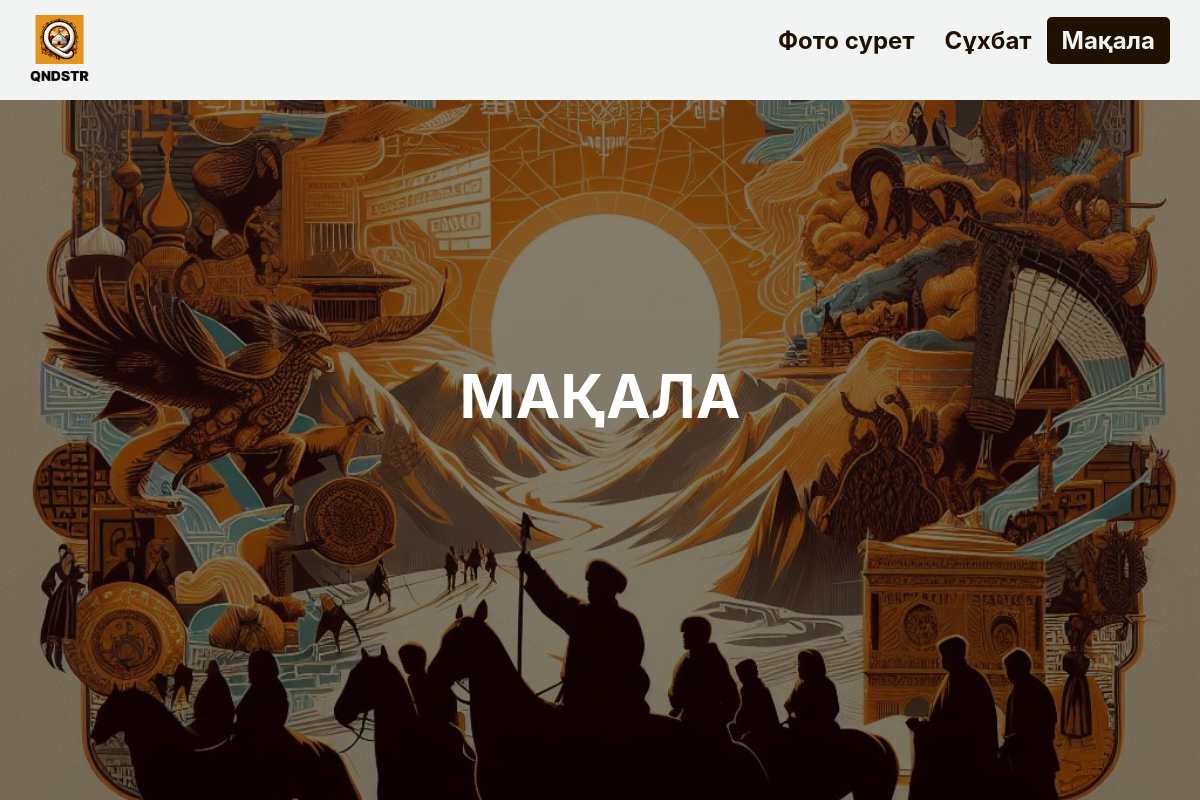
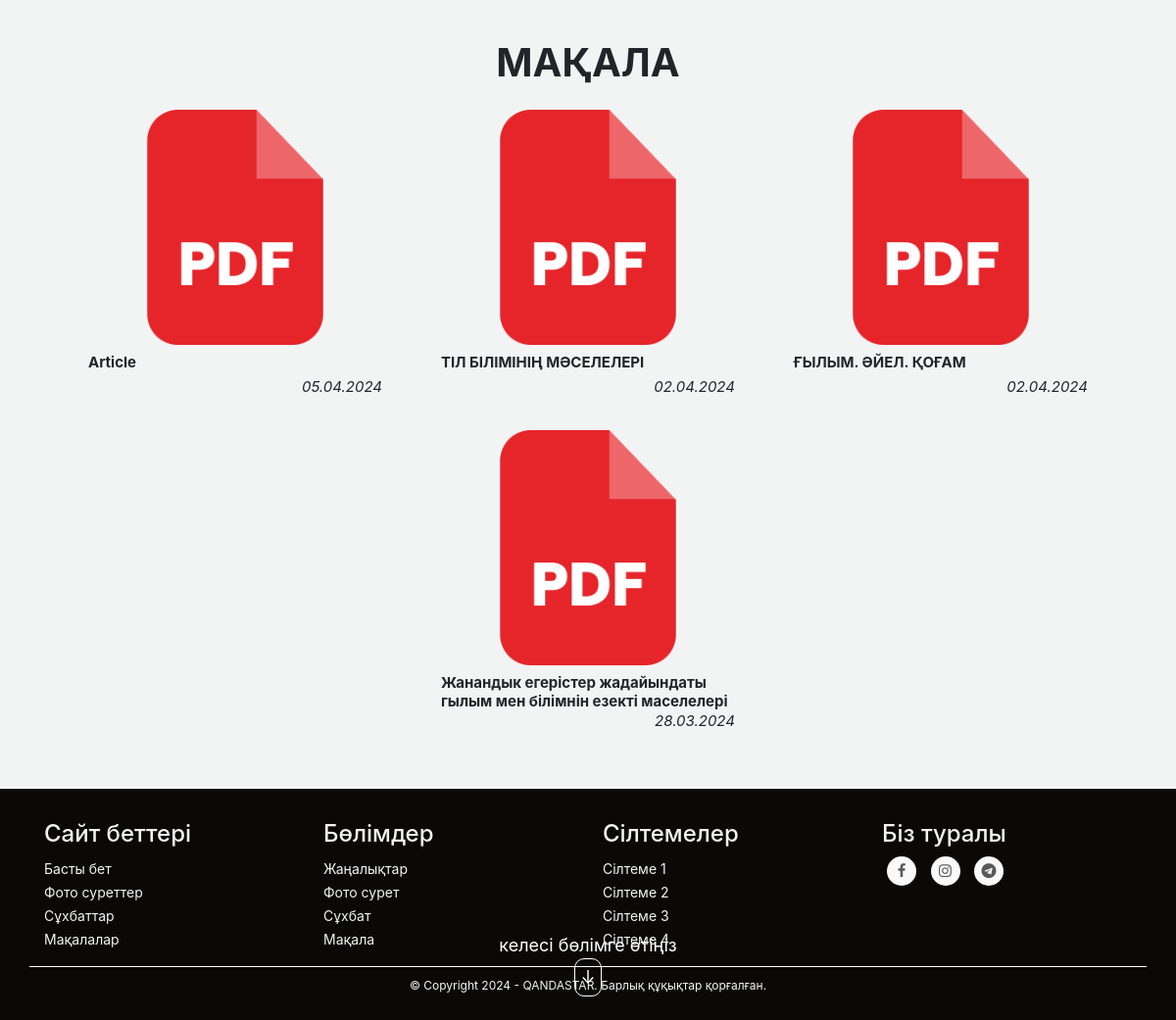
The app's page /article.html with its own data (2 pictures, top to bottom).
### website/models.py (models this page shows)
class Article(models.Model):
    article_file = models.FileField(upload_to='article/')
    nameArticle = models.CharField(max_length=100, blank=True)
    partArticle = models.TextField(blank=True)
    nameAuthor = models.CharField(max_length=100, blank=True)
    categoryArticle = models.ForeignKey(Category, on_delete=models.CASCADE, null=True, blank=True)
    dateOfArticle = models.DateField(blank=True, null=True)
    uploadDateArticle = models.DateTimeField(auto_now_add=True)

### website/views.py (the view)
# urls.py: path('article.html', views.article_view, name='article_view'),
def article_view(request):
    articles = Article.objects.all().order_by('-id')
    return render(request, 'article.html', {'articles': articles})

### website/templates/article.html (shortened to what this page needs)
{% load static %}
<!DOCTYPE html>
<html lang="en">
<head>
    <link rel="stylesheet" href="{% static 'website/article.css' %}">
    <link rel="stylesheet" href="{% static 'website/menu.css' %}">
    <link rel="stylesheet" href="{% static 'website/footer.css' %}">
    <link rel="stylesheet" href="https://cdnjs.cloudflare.com/ajax/libs/font-awesome/5.15.4/css/all.min.css">
    <link rel="stylesheet" type="text/css" href="{% static 'website/slick/slick.css' %}"/>
    <link rel="stylesheet" type="text/css" href="{% static 'website/slick/slick-theme.css' %}"/>
    <link rel="stylesheet" href="{% static 'website/lightzoom_v1.1.0/style.css' %}" type="text/css">
    <link rel="stylesheet" href="https://cdn.plyr.io/3.6.8/plyr.css">
    <link rel="stylesheet" href="https://maxcdn.bootstrapcdn.com/bootstrap/4.1.3/css/bootstrap.min.css">
    <link href="https://maxcdn.bootstrapcdn.com/font-awesome/4.7.0/css/font-awesome.min.css" rel="stylesheet" >
    <link href="https://stackpath.bootstrapcdn.com/bootstrap/4.5.2/css/bootstrap.min.css" rel="stylesheet">
</head>
<body>
    <nav>
        <div class="wrapper" id="wrapper">
          <div class="logo"><a href="main.html" title="Басты бет"></a></div>
          <ul class="nav-links">
            <li><a href="photos.html" title="Фото сурет">Фото сурет</a></li>
            <li><a href="suhbat.html" title="Сұхбат">Сұхбат</a></li>
            <li><a href="article.html" class="active-nav-links" title="Мақала">Мақала</a></li>
          </ul>
        </div>
    </nav>
      <div class="article-first-block">
        <div class="article-first-block-text">
          <h1>МАҚАЛА</h1>
        </div>
        <div class="navigation-to-second-block">
          <span class="text-in-nav">келесі бөлімге өтіңіз</span>
          <a href="#article-gallery" class="next-button scrollToElement" data-target=".article-gallery"><span class="arrow">&#8595;</span></a>
        </div>
      </div>
      <div class="article-gallery" id="article-gallery">
        <div class="article-gallery-title">
            <h1>МАҚАЛА</h1>
        </div>
        <div class="article-gallery-items">
            {% for article in articles %}
            <div class="article-gallery-item-elements">
              <div class="article-fon">
                <img id="icon-pdf" onclick="openDocument('{{ article.article_file.url }}')" src="{% static 'website/photos/icon-pdf.png' %}" alt="">
              </div>
              <div class="article-info">
                <div class="article-info-name">
                  <span id="article-name">{{ article.nameArticle }}</span><br>
                  <span id="article-date">
                    {% if article.dateOfArticle is None %}
                        {{ article.uploadDateArticle | date:"d.m.Y" }}
                    {% else %}
                        {{ article.dateOfArticle | date:"d.m.Y" }}
                    {% endif %}
                  </span>
                </div>
              </div>
            </div>
            {% endfor %}
        </div>
    </div>
    {% include 'footer.html' %}
</body>
</html>

### website/static/website/article.css (style rules this page uses)
body { margin: 0; padding: 0; overflow-x: hidden; }

### website/static/website/menu.css (style rules this page uses)
* { margin: 0; padding: 0; box-sizing: border-box; font-family: Inter, 'Source Sans Pro'; }
nav { position: fixed; z-index: 99; width: 100%; background: #F2F4F3; }
nav .wrapper { position: relative; max-width: 1300px; padding: 0px 30px; height: 100px; line-height: 70px; margin: auto; display: flex; align-items: center; justify-content: space-between; }
.wrapper .logo { height: 70px; width: 70px; background-image: url(photos/logo.png); background-size: cover; }
.wrapper .logo a { display: block; width: 100%; height: 100%; position: relative; top: 0; left: 0; text-decoration: none; }
.wrapper .nav-links { display: inline-flex; }
.nav-links li { list-style: none; }
.nav-links li a { color: #1F1100; text-decoration: none; font-size: 24px; font-weight: bold; padding: 9px 15px; border-radius: 5px; transition: all 0.3s ease; }
.active-nav-links { background: #1F1100; color: #F2F4F3 !important; }

### records on screen
Article: nameArticle "Article", uploadDateArticle "05.04.2024"
Article: nameArticle "ТІЛ БІЛІМІНІҢ МӘСЕЛЕЛЕРІ", uploadDateArticle "02.04.2024"
Article: nameArticle "ҒЫЛЫМ. ӘЙЕЛ. ҚОҒАМ", uploadDateArticle "02.04.2024"
Article: nameArticle "Жанандык егерістер жадайындаты гылым мен білімнін езекті маселелері", dateOfArticle "28.03.2024"
